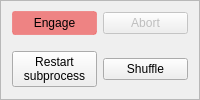
            <widget class="QFrame" name="frame">
             <property name="styleSheet">
              <string notr="true"/>
             </property>
             <property name="frameShape">
              <enum>QFrame::StyledPanel</enum>
             </property>
             <layout class="QGridLayout" name="gridLayout">
              <property name="topMargin">
               <number>0</number>
              </property>
              <property name="bottomMargin">
               <number>0</number>
              </property>
              <item row="0" column="1">
               <widget class="QPushButton" name="pushButton_abort">
                <property name="enabled">
                 <bool>false</bool>
                </property>
                <property name="focusPolicy">
                 <enum>Qt::NoFocus</enum>
                </property>
                <property name="toolTip">
                 <string>Stop compiling shots after the current shot is compiled.
 To interrupt a compilation mid-shot, use the 'Restart subprocess' button</string>
                </property>
                <property name="text">
                 <string>Abort</string>
                </property>
                <property name="icon">
                 <iconset resource="../../Anaconda/Lib/site-packages/qtutils/icons/icons.qrc">
                  <normaloff>:/qtutils/fugue/cross-octagon.png</normaloff>:/qtutils/fugue/cross-octagon.png</iconset>
                </property>
               </widget>
              </item>
              <item row="0" column="0">
               <widget class="QPushButton" name="pushButton_engage">
                <property name="enabled">
                 <bool>true</bool>
                </property>
                <property name="focusPolicy">
                 <enum>Qt::NoFocus</enum>
                </property>
                <property name="toolTip">
                 <string>&lt;html&gt;&lt;head/&gt;&lt;body&gt;&lt;p&gt;Compile pending shots and submit them to BLACS if applicable.&lt;/p&gt;&lt;p&gt;Or, send the parameter space description to mise, if that option is selected.&lt;/p&gt;&lt;/body&gt;&lt;/html&gt;</string>
                </property>
                <property name="autoFillBackground">
                 <bool>false</bool>
                </property>
                <property name="styleSheet">
                 <string notr="true">QPushButton {
	 background-color: rgb(238,96,96,192);
     border: 1px solid rgb(238,96,96,128);
	  border-radius: 3px;
     padding: 4px;
 }

QPushButton:hover {
     background-color: qlineargradient(x1: 0, y1: 0, x2: 0, y2: 1,
                                       stop: 0 #ff7878, stop: 1 #dd4848);
     border: None;
	 border-radius: 3px;
 }

 QPushButton:pressed {
     background-color: qlineargradient(x1: 0, y1: 0, x2: 0, y2: 1,
                                       stop: 0 #dd4848, stop: 1 #ff7878);
     border: 1px solid #8f8f91;
     border-radius: 3px;
 }</string>
                </property>
                <property name="text">
                 <string>Engage</string>
                </property>
                <property name="icon">
                 <iconset resource="../../Anaconda/Lib/site-packages/qtutils/icons/icons.qrc">
                  <normaloff>:/qtutils/fugue/control.png</normaloff>:/qtutils/fugue/control.png</iconset>
                </property>
                <property name="autoDefault">
                 <bool>false</bool>
                </property>
                <property name="flat">
                 <bool>false</bool>
                </property>
               </widget>
              </item>
              <item row="1" column="1">
               <widget class="QPushButton" name="pushButton_shuffle">
                <property name="focusPolicy">
                 <enum>Qt::NoFocus</enum>
                </property>
                <property name="toolTip">
                 <string>&lt;html&gt;&lt;head/&gt;&lt;body&gt;&lt;p&gt;Send compiled shots to BLACS in a random order, to prevent scanned parameters correlating with temporal drifts.&lt;/p&gt;&lt;/body&gt;&lt;/html&gt;</string>
                </property>
                <property name="text">
                 <string>Shuffle</string>
                </property>
                <property name="icon">
                 <iconset resource="../../Anaconda/Lib/site-packages/qtutils/icons/icons.qrc">
                  <normaloff>:/qtutils/fugue/arrow-switch.png</normaloff>:/qtutils/fugue/arrow-switch.png</iconset>
                </property>
                <property name="checkable">
                 <bool>true</bool>
                </property>
               </widget>
              </item>
              <item row="1" column="0">
               <widget class="QPushButton" name="pushButton_restart_subprocess">
                <property name="focusPolicy">
                 <enum>Qt::NoFocus</enum>
                </property>
                <property name="toolTip">
                 <string>&lt;html&gt;&lt;head/&gt;&lt;body&gt;&lt;p&gt;Forcefully restart the compilation subprocess, stopping any compilation in process.&lt;/p&gt;&lt;p&gt;This can be useful if the child process is misbehaving for any reason.&lt;/p&gt;&lt;/body&gt;&lt;/html&gt;</string>
                </property>
                <property name="text">
                 <string>Restart
subprocess</string>
                </property>
                <property name="icon">
                 <iconset resource="../../Anaconda/Lib/site-packages/qtutils/icons/icons.qrc">
                  <normaloff>:/qtutils/fugue/arrow-circle-135-left.png</normaloff>:/qtutils/fugue/arrow-circle-135-left.png</iconset>
                </property>
               </widget>
              </item>
             </layout>
            </widget>
